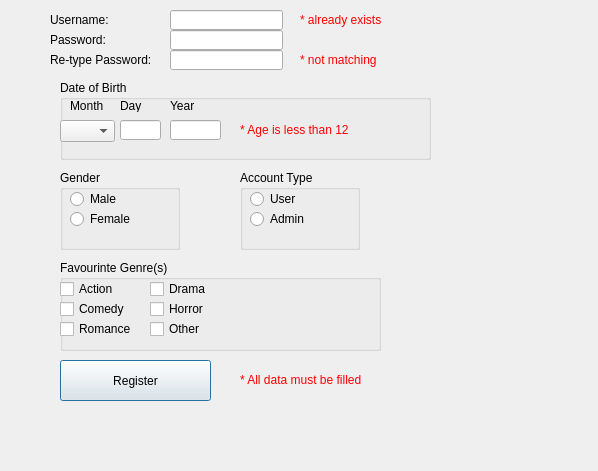
<?xml version="1.0" encoding="UTF-8"?>
<ui version="4.0">
 <class>RegisterWindow</class>
 <widget class="QDialog" name="RegisterWindow">
  <property name="geometry">
   <rect>
    <x>0</x>
    <y>0</y>
    <width>598</width>
    <height>471</height>
   </rect>
  </property>
  <property name="windowTitle">
   <string>Dialog</string>
  </property>
  <widget class="QLabel" name="label_user">
   <property name="geometry">
    <rect>
     <x>50</x>
     <y>10</y>
     <width>101</width>
     <height>20</height>
    </rect>
   </property>
   <property name="text">
    <string>Username:</string>
   </property>
  </widget>
  <widget class="QLabel" name="label_pass">
   <property name="geometry">
    <rect>
     <x>50</x>
     <y>30</y>
     <width>91</width>
     <height>20</height>
    </rect>
   </property>
   <property name="text">
    <string>Password:</string>
   </property>
  </widget>
  <widget class="QLabel" name="label_repass">
   <property name="geometry">
    <rect>
     <x>50</x>
     <y>50</y>
     <width>121</width>
     <height>20</height>
    </rect>
   </property>
   <property name="text">
    <string>Re-type Password:</string>
   </property>
  </widget>
  <widget class="QLineEdit" name="lineEdit_user">
   <property name="geometry">
    <rect>
     <x>170</x>
     <y>10</y>
     <width>113</width>
     <height>20</height>
    </rect>
   </property>
  </widget>
  <widget class="QLineEdit" name="lineEdit_pass">
   <property name="geometry">
    <rect>
     <x>170</x>
     <y>30</y>
     <width>113</width>
     <height>20</height>
    </rect>
   </property>
  </widget>
  <widget class="QLineEdit" name="lineEdit_repass">
   <property name="geometry">
    <rect>
     <x>170</x>
     <y>50</y>
     <width>113</width>
     <height>20</height>
    </rect>
   </property>
  </widget>
  <widget class="QGroupBox" name="groupBox_birthdate">
   <property name="geometry">
    <rect>
     <x>60</x>
     <y>80</y>
     <width>371</width>
     <height>80</height>
    </rect>
   </property>
   <property name="title">
    <string>Date of Birth</string>
   </property>
   <widget class="QComboBox" name="comboboxmonth">
    <property name="geometry">
     <rect>
      <x>0</x>
      <y>40</y>
      <width>55</width>
      <height>22</height>
     </rect>
    </property>
   </widget>
   <widget class="QLabel" name="label_month">
    <property name="geometry">
     <rect>
      <x>10</x>
      <y>20</y>
      <width>37</width>
      <height>12</height>
     </rect>
    </property>
    <property name="text">
     <string>Month</string>
    </property>
   </widget>
   <widget class="QLabel" name="label_day">
    <property name="geometry">
     <rect>
      <x>60</x>
      <y>20</y>
      <width>37</width>
      <height>12</height>
     </rect>
    </property>
    <property name="text">
     <string>Day</string>
    </property>
   </widget>
   <widget class="QLabel" name="label_year">
    <property name="geometry">
     <rect>
      <x>110</x>
      <y>20</y>
      <width>37</width>
      <height>12</height>
     </rect>
    </property>
    <property name="text">
     <string>Year</string>
    </property>
   </widget>
   <widget class="QLineEdit" name="lineEdit_day">
    <property name="geometry">
     <rect>
      <x>60</x>
      <y>40</y>
      <width>41</width>
      <height>20</height>
     </rect>
    </property>
   </widget>
   <widget class="QLineEdit" name="lineEdit_year">
    <property name="geometry">
     <rect>
      <x>110</x>
      <y>40</y>
      <width>51</width>
      <height>20</height>
     </rect>
    </property>
   </widget>
   <widget class="QLabel" name="label_ageerror">
    <property name="geometry">
     <rect>
      <x>180</x>
      <y>40</y>
      <width>171</width>
      <height>20</height>
     </rect>
    </property>
    <property name="text">
     <string>&lt;html&gt;&lt;head/&gt;&lt;body&gt;&lt;p&gt;&lt;span style=&quot; color:#ff0000;&quot;&gt;* Age is less than 12&lt;/span&gt;&lt;/p&gt;&lt;/body&gt;&lt;/html&gt;</string>
    </property>
   </widget>
  </widget>
  <widget class="QGroupBox" name="groupBox_gender">
   <property name="geometry">
    <rect>
     <x>60</x>
     <y>170</y>
     <width>120</width>
     <height>80</height>
    </rect>
   </property>
   <property name="title">
    <string>Gender</string>
   </property>
   <widget class="QRadioButton" name="radioButton_male">
    <property name="geometry">
     <rect>
      <x>10</x>
      <y>20</y>
      <width>69</width>
      <height>18</height>
     </rect>
    </property>
    <property name="text">
     <string>Male</string>
    </property>
   </widget>
   <widget class="QRadioButton" name="radioButton_female">
    <property name="geometry">
     <rect>
      <x>10</x>
      <y>40</y>
      <width>69</width>
      <height>18</height>
     </rect>
    </property>
    <property name="text">
     <string>Female</string>
    </property>
   </widget>
  </widget>
  <widget class="QGroupBox" name="groupBox_account">
   <property name="geometry">
    <rect>
     <x>240</x>
     <y>170</y>
     <width>120</width>
     <height>80</height>
    </rect>
   </property>
   <property name="title">
    <string>Account Type</string>
   </property>
   <widget class="QRadioButton" name="radioButton_user">
    <property name="geometry">
     <rect>
      <x>10</x>
      <y>20</y>
      <width>69</width>
      <height>18</height>
     </rect>
    </property>
    <property name="text">
     <string>User</string>
    </property>
   </widget>
   <widget class="QRadioButton" name="radioButton_admin">
    <property name="geometry">
     <rect>
      <x>10</x>
      <y>40</y>
      <width>69</width>
      <height>18</height>
     </rect>
    </property>
    <property name="text">
     <string>Admin</string>
    </property>
   </widget>
  </widget>
  <widget class="QGroupBox" name="groupBox_genres">
   <property name="geometry">
    <rect>
     <x>60</x>
     <y>260</y>
     <width>321</width>
     <height>91</height>
    </rect>
   </property>
   <property name="title">
    <string>Favourinte Genre(s)</string>
   </property>
   <widget class="QCheckBox" name="checkBox_action">
    <property name="geometry">
     <rect>
      <x>0</x>
      <y>20</y>
      <width>71</width>
      <height>18</height>
     </rect>
    </property>
    <property name="text">
     <string>Action</string>
    </property>
   </widget>
   <widget class="QCheckBox" name="checkBox_drama">
    <property name="geometry">
     <rect>
      <x>90</x>
      <y>20</y>
      <width>91</width>
      <height>18</height>
     </rect>
    </property>
    <property name="text">
     <string>Drama</string>
    </property>
   </widget>
   <widget class="QCheckBox" name="checkBox_comedy">
    <property name="geometry">
     <rect>
      <x>0</x>
      <y>40</y>
      <width>81</width>
      <height>18</height>
     </rect>
    </property>
    <property name="text">
     <string>Comedy</string>
    </property>
   </widget>
   <widget class="QCheckBox" name="checkBox_horror">
    <property name="geometry">
     <rect>
      <x>90</x>
      <y>40</y>
      <width>91</width>
      <height>18</height>
     </rect>
    </property>
    <property name="text">
     <string>Horror</string>
    </property>
   </widget>
   <widget class="QCheckBox" name="checkBox_romance">
    <property name="geometry">
     <rect>
      <x>0</x>
      <y>60</y>
      <width>91</width>
      <height>18</height>
     </rect>
    </property>
    <property name="text">
     <string>Romance</string>
    </property>
   </widget>
   <widget class="QCheckBox" name="checkBox_other">
    <property name="geometry">
     <rect>
      <x>90</x>
      <y>60</y>
      <width>81</width>
      <height>18</height>
     </rect>
    </property>
    <property name="text">
     <string>Other</string>
    </property>
   </widget>
  </widget>
  <widget class="QPushButton" name="pushButton_Register">
   <property name="geometry">
    <rect>
     <x>60</x>
     <y>360</y>
     <width>151</width>
     <height>41</height>
    </rect>
   </property>
   <property name="text">
    <string>Register</string>
   </property>
  </widget>
  <widget class="QLabel" name="label_nameerror">
   <property name="geometry">
    <rect>
     <x>300</x>
     <y>10</y>
     <width>171</width>
     <height>20</height>
    </rect>
   </property>
   <property name="text">
    <string>&lt;html&gt;&lt;head/&gt;&lt;body&gt;&lt;p&gt;&lt;span style=&quot; color:#ff0000;&quot;&gt;* already exists&lt;/span&gt;&lt;/p&gt;&lt;/body&gt;&lt;/html&gt;</string>
   </property>
  </widget>
  <widget class="QLabel" name="label_passerror">
   <property name="geometry">
    <rect>
     <x>300</x>
     <y>50</y>
     <width>171</width>
     <height>20</height>
    </rect>
   </property>
   <property name="text">
    <string>&lt;html&gt;&lt;head/&gt;&lt;body&gt;&lt;p&gt;&lt;span style=&quot; color:#ff0000;&quot;&gt;* not matching&lt;/span&gt;&lt;/p&gt;&lt;/body&gt;&lt;/html&gt;</string>
   </property>
  </widget>
  <widget class="QLabel" name="label_dataerror">
   <property name="geometry">
    <rect>
     <x>240</x>
     <y>370</y>
     <width>171</width>
     <height>20</height>
    </rect>
   </property>
   <property name="text">
    <string>&lt;html&gt;&lt;head/&gt;&lt;body&gt;&lt;p&gt;&lt;span style=&quot; color:#ff0000;&quot;&gt;* All data must be filled&lt;/span&gt;&lt;/p&gt;&lt;/body&gt;&lt;/html&gt;</string>
   </property>
  </widget>
 </widget>
 <resources/>
 <connections/>
</ui>
